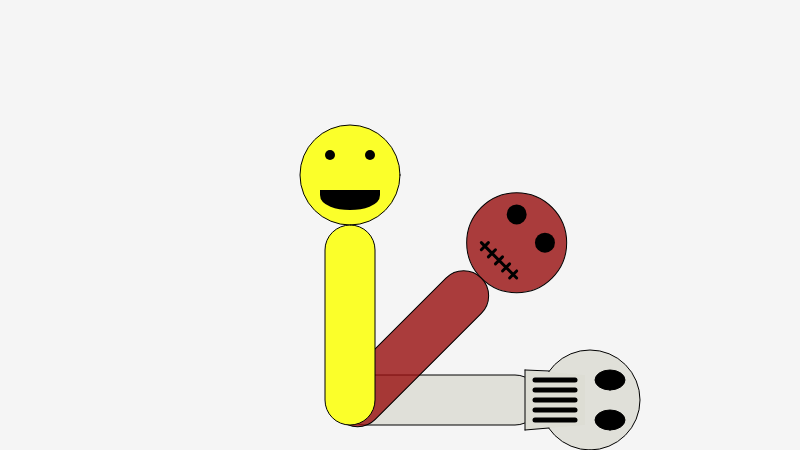
Frame 1 (no input)
Frame 60 (no input): identical to frame 1, image omitted
Frame 120 (the mouse pressed at the canvas centre since frame 60): identical to frame 1, image omitted

The p5.js sketch that drew this single still picture (run headless with seeded random() and noise() and a simulated clock; from frame 60 on, the mouse is pressed at the canvas centre):

// p5.js sketch
// ── sketch.js
function setup () {
  createCanvas( 800, 450);
}

function draw() {
  background(245);
  //main sandbox
  push();
  //canvas center
  translate( 400, 225);
  //third character
  push();
  rotate(radians(90));
  fill('rgba(219, 219, 211, 0.8)');
  ellipse(175,-190,100);
  fill(0);
  ellipse(195,-210,20,30);
  ellipse(155,-210,20,30);
  fill('rgba(219, 219, 211, 1)');
  pop();
  //body code
  push();
  rotate(radians(90));
  fill('rgba(219, 219, 211, 0.8)');
  rect( 150, -140, 50, 200, 25, 25, 25, 25);
  //quad is meant to be jaw bone
  fill('rgba(221, 221, 212, 1)');
  strokeWeight(0);
  quad(150,-185,200,-185,205,-125,145,-125);
  strokeWeight(1);
  line(205,-125,145,-125);
  line(205,-125,203,-149);
  line(145,-125,146,-149);
  strokeWeight(5);
  line(155,-175,155,-135);
  line(165,-175,165,-135);
  line(175,-175,175,-135);
  line(185,-175,185,-135);
  line(195,-175,195,-135);
  pop();
  //second character
  push();
  rotate(radians(45));
  fill('rgba(152, 14, 14, 0.8)');
  ellipse(95,-70,100);
  strokeWeight(20);
  point(115,-90);
  point(75,-90);
  strokeWeight(3);
  line(70,-45,120,-45);
  line(75,-40,75,-50);
  line(85,-40,85,-50);
  line(95,-40,95,-50);
  line(105,-40,105,-50);
  line(115,-40,115,-50);
  pop();
  //body code
  push();
  rotate(radians(45));
  fill('rgba(152, 14, 14, 0.8)');
  rect( 70, -20, 50, 200, 25, 25, 25, 25);
  pop();

  //first character
  push();
  //head code
  push();
  fill('rgba(251, 255, 42, 1)');
  ellipse(-50,-50,100);
  strokeWeight(10);
  point(-30,-70);
  point(-70,-70);
  fill('rgb(0, 0, 0)')
  arc(-50,-30,50,20,0,PI,CHORD);
  pop();
  //body code
  push();
  fill('rgba(251, 255, 42, 1)');
  rect( -75, 0, 50, 200, 25, 25, 25, 25);
  pop();
  pop();
  pop();
}
